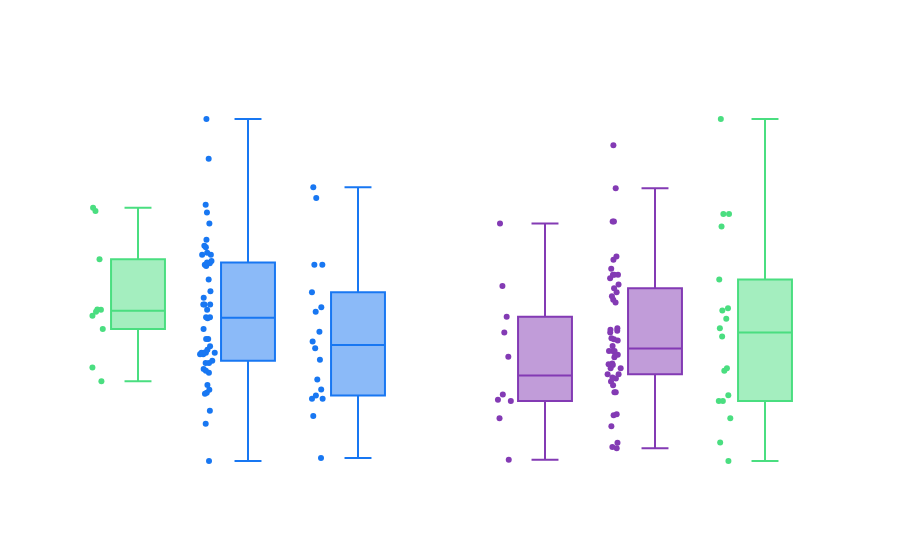

The notebook cell saved with this chart:
### Code cell
if desc_col and "destination" in df.columns and len(reliable) > 0:

    plot_df = df[df["destination"].isin(reliable.index)].copy()

    fig = make_subplots(rows=1, cols=2,
                        subplot_titles=["Performance Score by Destination",
                                        "Engagement Rate by Destination"])

    for dest in reliable.index:
        sub      = plot_df[plot_df["destination"] == dest]
        color_ps = "#4ade80" if dest == best_dest_ps else BRAND_BLUE
        color_er = "#4ade80" if dest == best_dest_er else BRAND_PURPLE

        fig.add_trace(go.Box(
            y=sub[ps_col], name=dest, showlegend=False,
            marker_color=color_ps, boxpoints="all", jitter=0.3
        ), row=1, col=1)

        fig.add_trace(go.Box(
            y=sub[er_col], name=dest, showlegend=False,
            marker_color=color_er, boxpoints="all", jitter=0.3
        ), row=1, col=2)

    fig.update_layout(
        title=f"Reliable Destinations (≥{MIN_DEST_POSTS} posts) — Score vs ER",
        plot_bgcolor="rgba(0,0,0,0)",
        paper_bgcolor="rgba(0,0,0,0)",
        font_color="rgba(255,255,255,0.8)"
    )
    fig.show()

### Figure 1 — Plotly figure (JSON) as saved in the notebook; plotly's stock layout.template omitted (floating-point values rounded to 4 significant figures)
{"data": [{"boxpoints": "all", "jitter": 0.3, "marker": {"color": "#4ade80"}, "name": "Asia", "showlegend": false, "type": "box", "xaxis": "x", "y": [48.49, 47.95, 29.01, 31.11, 20.59, 32.11, 32.09, 31.75, 40.19, 22.81], "yaxis": "y"}, {"boxpoints": "all", "jitter": 0.3, "marker": {"color": "#833AB4"}, "name": "Asia", "showlegend": false, "type": "box", "xaxis": "x2", "y": [7.292, 27.59, 9.21, 17.86, 9.091, 9.756, 16.22, 21.05, 13.7, 2.959], "yaxis": "y2"}, {"boxpoints": "all", "jitter": 0.3, "marker": {"color": "#1877F2"}, "name": "Europe", "showlegend": false, "type": "box", "xaxis": "x", "y": [27.39, 39.94, 35.04, 41.24, 22.56, 13.77, 18.76, 34.0, 26.22, 24.92, 21.97, 62.74, 40.92, 40.92, 32.92, 32.92, 23.89, 7.78, 30.9, 22.28, 45.95, 42.38, 56.35, 25.17, 23.52, 18.6, 32.09, 25.17, 15.86, 48.97, 24.93, 19.99, 39.1, 30.71, 27.39, 30.9, 19.24, 42.14, 23.52, 47.73, 39.3, 25.17, 43.33, 39.54, 32.92, 36.94, 28.99, 25.26, 39.66, 25.67], "yaxis": "y"}, {"boxpoints": "all", "jitter": 0.3, "marker": {"color": "#833AB4"}, "name": "Europe", "showlegend": false, "type": "box", "xaxis": "x2", "y": [13.89, 21.88, 19.35, 4.721, 11.43, 7.692, 6.452, 20.83, 15.38, 16.67, 13.64, 16.51, 27.78, 27.78, 22.22, 22.22, 12.9, 4.167, 11.86, 11.11, 20.41, 16.39, 31.25, 14.29, 12.5, 10.0, 16.22, 14.29, 10.0, 35.71, 4.286, 11.54, 15.52, 20.0, 13.89, 11.86, 10.71, 24.14, 12.5, 19.64, 21.21, 14.29, 22.86, 12.82, 22.22, 23.81, 15.62, 7.595, 12.99, 14.81], "yaxis": "y2"}, {"boxpoints": "all", "jitter": 0.3, "marker": {"color": "#1877F2"}, "name": "USA & Canada", "showlegend": false, "type": "box", "xaxis": "x", "y": [15.02, 24.06, 17.8, 50.05, 18.31, 25.89, 28.57, 51.77, 8.25, 39.32, 32.5, 17.8, 19.26, 31.75, 26.98, 39.32, 20.89, 34.89], "yaxis": "y"}, {"boxpoints": "all", "jitter": 0.3, "marker": {"color": "#4ade80"}, "name": "USA & Canada", "showlegend": false, "type": "box", "xaxis": "x2", "y": [2.83, 15.79, 9.091, 27.27, 9.677, 17.65, 12.24, 38.46, 4.762, 28.57, 16.67, 9.091, 7.273, 18.52, 18.75, 28.57, 12.5, 21.74], "yaxis": "y2"}], "layout": {"annotations": [{"font": {"size": 16}, "showarrow": false, "text": "Performance Score by Destination", "x": 0.225, "xanchor": "center", "xref": "paper", "y": 1, "yanchor": "bottom", "yref": "paper"}, {"font": {"size": 16}, "showarrow": false, "text": "Engagement Rate by Destination", "x": 0.775, "xanchor": "center", "xref": "paper", "y": 1, "yanchor": "bottom", "yref": "paper"}], "font": {"color": "rgba(255,255,255,0.8)"}, "paper_bgcolor": "rgba(0,0,0,0)", "plot_bgcolor": "rgba(0,0,0,0)", "title": {"text": "Reliable Destinations (≥10 posts) — Score vs ER"}, "xaxis": {"anchor": "y", "domain": [0, 0.45]}, "xaxis2": {"anchor": "y2", "domain": [0.55, 1]}, "yaxis": {"anchor": "x", "domain": [0, 1]}, "yaxis2": {"anchor": "x2", "domain": [0, 1]}}}
